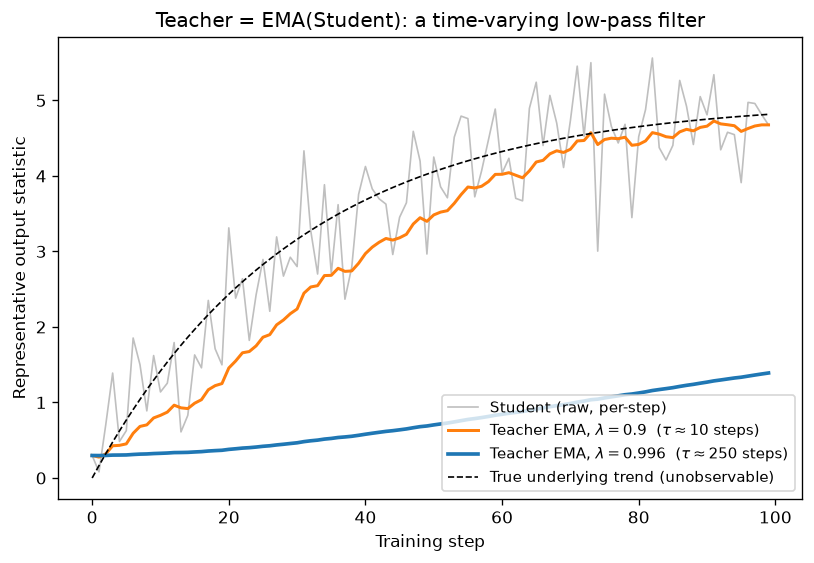

Write the Python code that produced this figure.
"""
DINO teacher = EMA(student) is literally a first-order IIR low-pass filter.
This script simulates a noisy 'student' training signal and shows how two
different EMA momenta (lambda) act as low-pass filters with different
cutoff frequencies / time constants on that same signal.
"""
import numpy as np
import matplotlib.pyplot as plt

np.random.seed(42)

n = 100
steps = np.arange(n)

# Synthetic "student" trajectory: a slow rising trend (real learning signal,
# low-frequency) plus step-to-step noise (SGD jitter, high-frequency).
true_trend = 5 * (1 - np.exp(-steps / 30))
noise = np.random.normal(0, 0.6, n)
student = true_trend + noise


def ema(signal, lam):
    out = np.zeros_like(signal, dtype=float)
    out[0] = signal[0]
    for i in range(1, len(signal)):
        out[i] = lam * out[i - 1] + (1 - lam) * signal[i]
    return out


teacher_fast = ema(student, 0.9)     # low momentum -> wide passband, noisy, low lag
teacher_dino = ema(student, 0.996)   # DINO-typical momentum -> narrow passband, smooth, laggy

fig, ax = plt.subplots(figsize=(8, 5))
ax.plot(steps, student, color="gray", alpha=0.5, linewidth=1, label="Student (raw, per-step)")
ax.plot(steps, teacher_fast, color="tab:orange", linewidth=1.8,
        label=r"Teacher EMA, $\lambda=0.9$  ($\tau\approx10$ steps)")
ax.plot(steps, teacher_dino, color="tab:blue", linewidth=2.2,
        label=r"Teacher EMA, $\lambda=0.996$  ($\tau\approx250$ steps)")
ax.plot(steps, true_trend, color="black", linestyle="--", linewidth=1,
        label="True underlying trend (unobservable)")

ax.set_xlabel("Training step")
ax.set_ylabel("Representative output statistic")
ax.set_title("Teacher = EMA(Student): a time-varying low-pass filter")
ax.legend(loc="lower right", fontsize=9)
fig.savefig("graph_DAY_93.png", dpi=120, bbox_inches="tight")
